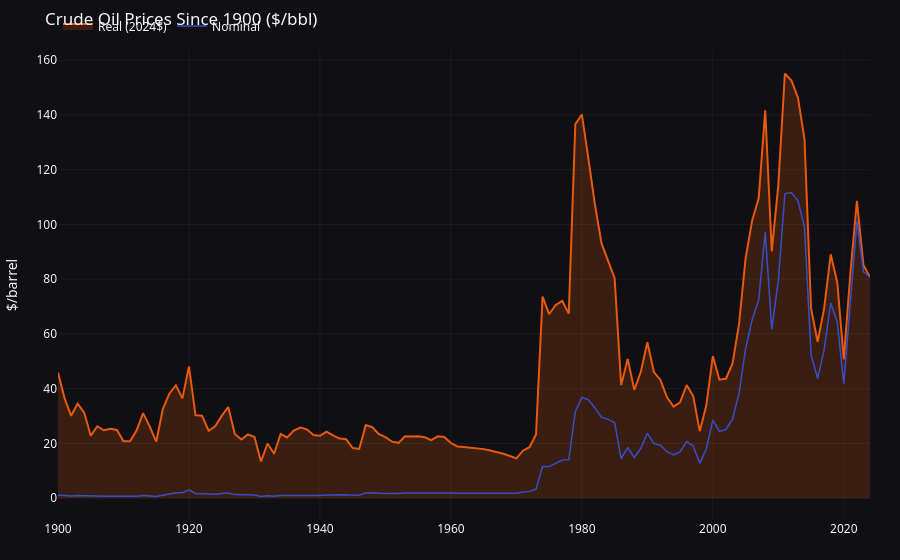

The notebook cell saved with this chart:
### Markdown cell above
## 7a. Long-run crude prices since 1900 — nominal vs real (2024$)

### Code cell
df = q("SELECT * FROM historical_oil_prices WHERE year >= 1900 ORDER BY year")

fig = go.Figure()
fig.add_trace(go.Scatter(x=df.year, y=df.real_2024_usd, name="Real (2024$)", fill="tozeroy",
              line=dict(color="#e8590c"), fillcolor="rgba(232,89,12,0.2)"))
fig.add_trace(go.Scatter(x=df.year, y=df.nominal_usd, name="Nominal",
              line=dict(color="#364fc7", width=1.5)))
style(fig, title="Crude Oil Prices Since 1900 ($/bbl)", yaxis_title="$/barrel")
fig.show()
